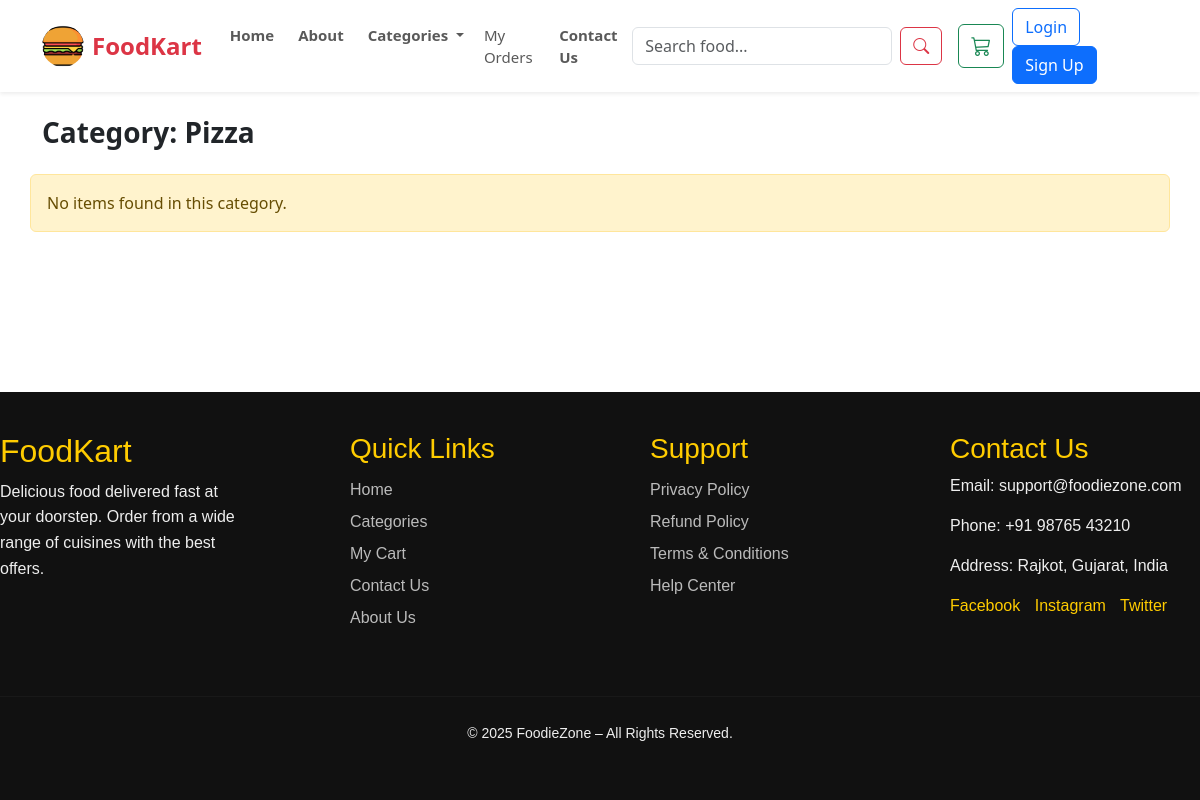
/public/category.php?id=9, run on an earlier commit of the app's database.
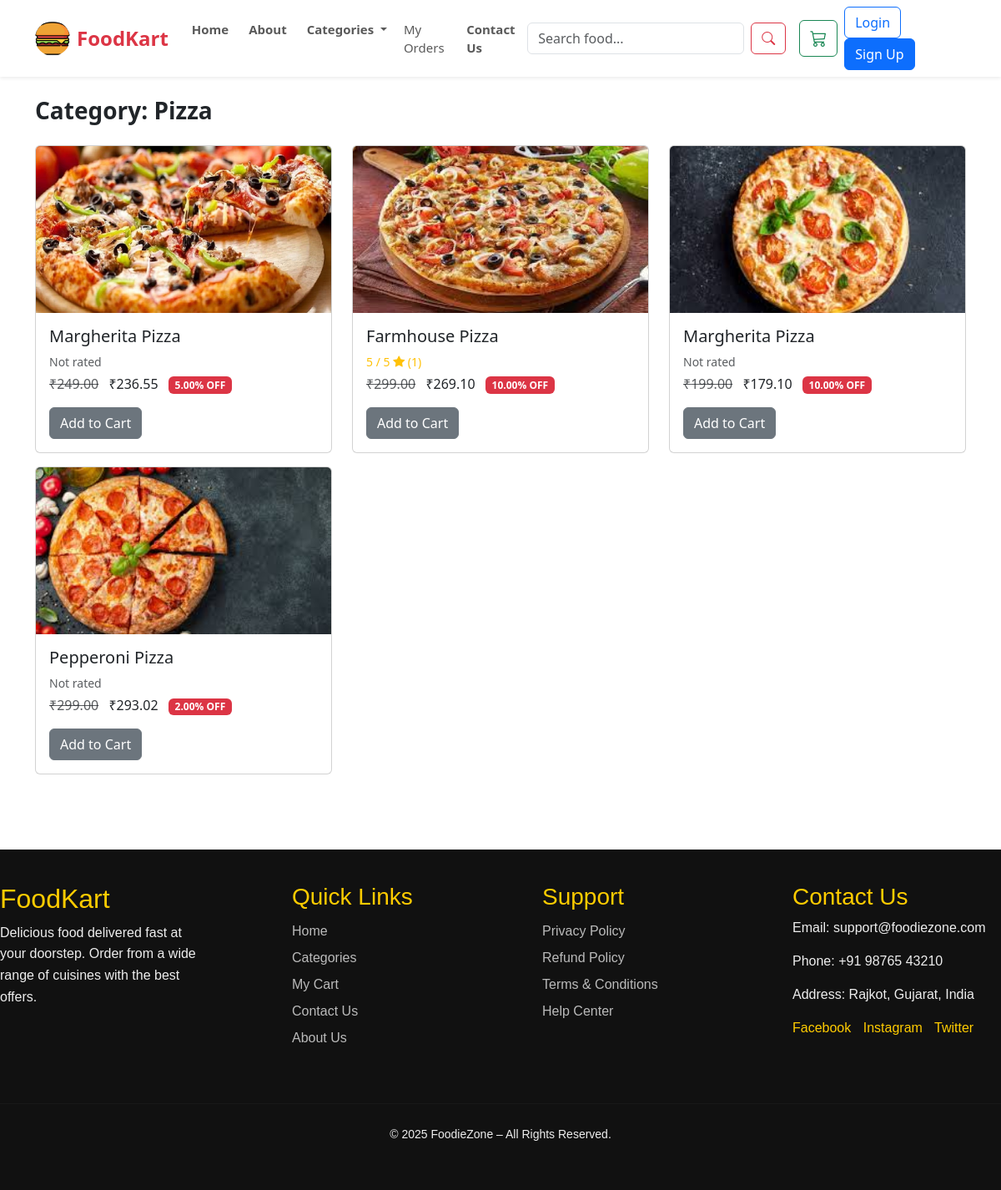
And on a later commit of the database.
### tables this page shows
CREATE TABLE `food_items` (
  `id` int(11) NOT NULL,
  `category_id` int(11) DEFAULT NULL,
  `name` varchar(100) DEFAULT NULL,
  `description` text DEFAULT NULL,
  `price` decimal(10,2) DEFAULT NULL,
  `image` varchar(255) DEFAULT NULL,
  `available` tinyint(1) DEFAULT 1,
  `discount_percent` decimal(5,2) NOT NULL DEFAULT 0.00,
  `discount_active` tinyint(1) NOT NULL DEFAULT 0
);

### public/category.php (the view, shortened to what this page needs)
<?php
include('layout.php');
$cat_id = intval($_GET['id']);
$cat = $conn->query("SELECT * FROM categories WHERE id=$cat_id")->fetch_assoc();
?>
<h3 class="fw-bold mb-4">Category: <?php echo htmlspecialchars($cat['name']); ?></h3>
<div class="row">
    <?php
    $items = $conn->query("SELECT * FROM food_items WHERE category_id=$cat_id AND available=1");
    if ($items->num_rows == 0) {
        echo "<div class='alert alert-warning'>No items found in this category.</div>";
    }
    while ($row = $items->fetch_assoc()):
    ?>
        <div class="col-md-4 mb-3">
            <div class="card">
                <img src="/food_order_system/uploads/<?php echo $row['image']; ?>"
                    class="card-img-top" style="height:200px;object-fit:cover;">
                <div class="card-body">
                    <?php
                    $r_q = $conn->query("SELECT AVG(rating) AS avg_rating, COUNT(*) AS cnt FROM ratings WHERE food_id=" . intval($row['id']));
                    $r_data = $r_q ? $r_q->fetch_assoc() : ['avg_rating' => 0, 'cnt' => 0];
                    $r_avg = round(floatval($r_data['avg_rating']), 1);
                    $r_cnt = intval($r_data['cnt']);
                    ?>
                    <h5><?php echo htmlspecialchars($row['name']); ?></h5>
                    <?php if ($r_cnt > 0): ?>
                        <p class="small text-warning mb-1"><?php echo $r_avg; ?> / 5 <i class="bi bi-star-fill"></i> (<?php echo $r_cnt; ?>)</p>
                    <?php else: ?>
                        <p class="small text-muted mb-1">Not rated</p>
                    <?php endif; ?>
                    <?php
                    $price = floatval($row['price']);
                    $discounted_price = $price;
                    if (isset($row['discount_active']) && $row['discount_active'] == 1 && isset($row['discount_percent']) && $row['discount_percent'] > 0) {
                        $discounted_price = round($price * (1 - floatval($row['discount_percent']) / 100), 2);
                    }
                    ?>
                    <p>
                        <?php if ($discounted_price < $price): ?>
                            <span class="text-decoration-line-through text-muted">₹<?php echo number_format($price, 2); ?></span>
                            <span class="ms-2">₹<?php echo number_format($discounted_price, 2); ?></span>
                            <small class="badge bg-danger ms-2"><?php echo htmlspecialchars($row['discount_percent']); ?>% OFF</small>
                        <?php else: ?>
                            ₹<?php echo number_format($price, 2); ?>
                        <?php endif; ?>
                    </p>
                    <?php if (isset($_SESSION['user_id'])): ?>
                        <a href="cart.php?action=add&id=<?php echo $row['id']; ?>" class="btn btn-success">Add to Cart</a>
                    <?php else: ?>
                        <a href="login.php?msg=Please login to add items" class="btn btn-secondary">Add to Cart</a>
                    <?php endif; ?>
                </div>
            </div>
        </div>
    <?php endwhile; ?>
</div>

What changed in the data, as far as the page shows it:
now on this page (row edited): food_items: image (picture), name "Margherita Pizza", shows "Not rated", price "249.00", discounted_price "236.55", discount_percent "5.00"
now on this page (row edited): food_items: image (picture), name "Farmhouse Pizza", r_avg "5", r_cnt "1", price "299.00", discounted_price "269.10", discount_percent "10.00"
now on this page (row edited): food_items: image (picture), name "Margherita Pizza", shows "Not rated", price "199.00", discounted_price "179.10", discount_percent "10.00"
now on this page (row edited): food_items: image (picture), name "Pepperoni Pizza", shows "Not rated", price "299.00", discounted_price "293.02", discount_percent "2.00"
Also different on the page:
text no longer shown: "No items found in this category."
